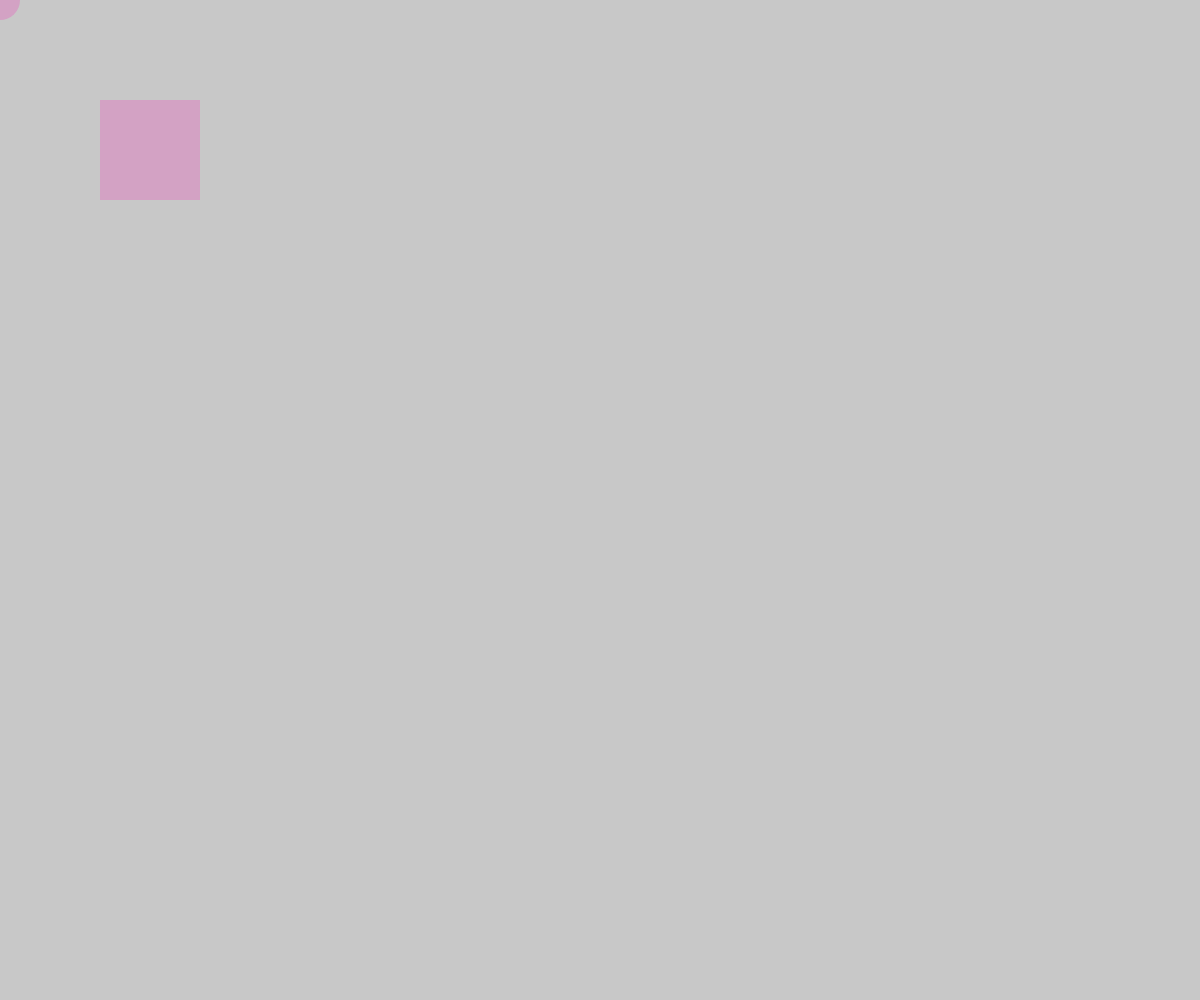
Frame 1 (no input)
Frame 60 (no input): identical to frame 1, image omitted
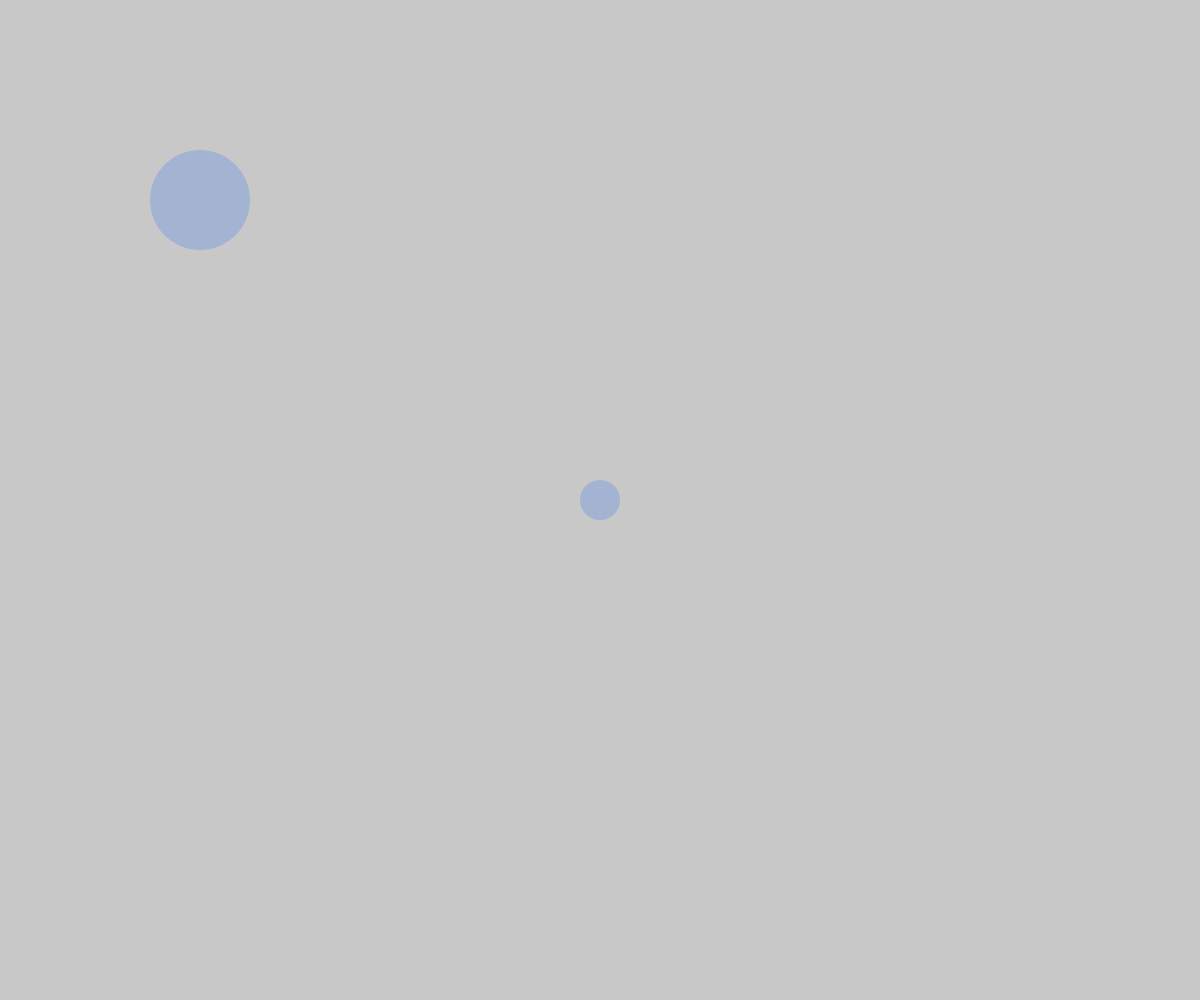
Frame 120 (the mouse pressed at the canvas centre since frame 60)

The p5.js sketch that drew these frames (run headless with seeded random() and noise() and a simulated clock; from frame 60 on, the mouse is pressed at the canvas centre):

// p5.js sketch
// ── sketch.js
var state = 1;


function setup(){
    createCanvas(windowWidth, windowHeight);
    
}

function draw(){
    background(200);
    noStroke();
    
    if(state == 1){
        fill(255, 10, 180, 50);
        ellipse(mouseX, mouseY, 40, 40);
        rect(100, 100, 100, 100);
    }else if(state == 2){
        fill(10, 100, 250, 50);
        ellipse(mouseX, mouseY, 40, 40);
        ellipse(200, 200, 100, 100);
    }else{
        fill(0, 50);
        ellipse(mouseX, mouseY, 40, 40);
    }
}

function mousePressed(){
    if(state < 3){
        state = state +1;
    }else{
        state = 1;
    }
}
